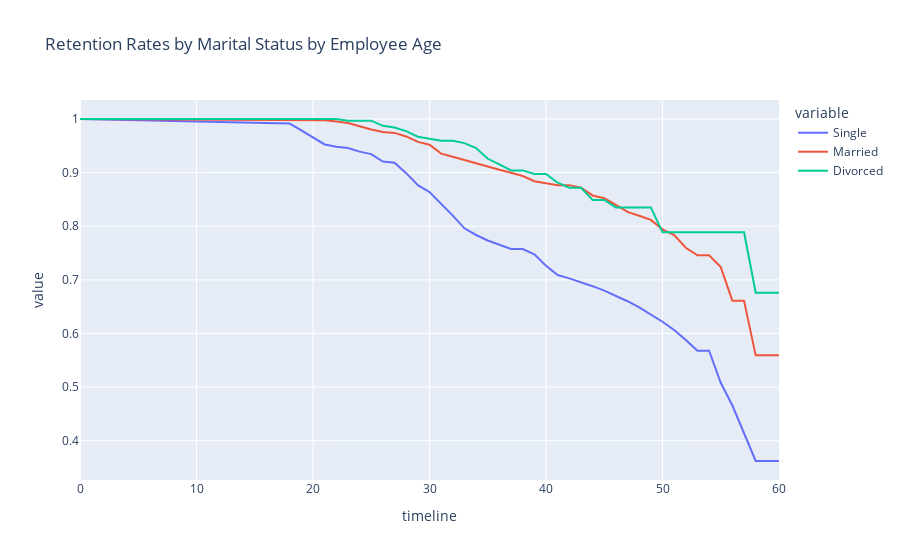

This figure's notebook cell:
### Markdown cell above
## 5. Let's also look at the marital status curves by employee age. Generate and plot the survival curves showing retention rates by marital status and age.

### Code cell
results5 = survival(data, 'MaritalStatus', 'Age', 'Attrition')
px.line(data_frame=results5, title = "Retention Rates by Marital Status by Employee Age")

### Figure 1 — Plotly figure (JSON) as saved in the notebook; plotly's stock layout.template omitted (floating-point values rounded to 4 significant figures)
{"data": [{"hovertemplate": "variable=Single<br>timeline=%{x}<br>value=%{y}<extra></extra>", "legendgroup": "Single", "line": {"color": "#636efa", "dash": "solid"}, "marker": {"symbol": "circle"}, "mode": "lines", "name": "Single", "orientation": "v", "showlegend": true, "type": "scatter", "x": [0, 18, 19, 20, 21, 22, 23, 24, 25, 26, 27, 28, 29, 30, 31, 32, 33, 34, 35, 36, 37, 38, 39, 40, 41, 42, 43, 44, 45, 46, 47, 48, 49, 50, 51, 52, 53, 54, 55, 56, 57, 58, 59, 60], "xaxis": "x", "y": [1, 0.9915, 0.9786, 0.9657, 0.9525, 0.9481, 0.9459, 0.9391, 0.9346, 0.9208, 0.9185, 0.899, 0.8765, 0.8636, 0.8421, 0.8198, 0.7961, 0.7837, 0.7734, 0.7659, 0.7575, 0.7575, 0.7477, 0.7263, 0.709, 0.7027, 0.6957, 0.6882, 0.6799, 0.6705, 0.6601, 0.6488, 0.636, 0.6219, 0.6064, 0.588, 0.5677, 0.5677, 0.508, 0.4656, 0.4139, 0.3622, 0.3622, 0.3622], "yaxis": "y"}, {"hovertemplate": "variable=Married<br>timeline=%{x}<br>value=%{y}<extra></extra>", "legendgroup": "Married", "line": {"color": "#EF553B", "dash": "solid"}, "marker": {"symbol": "circle"}, "mode": "lines", "name": "Married", "orientation": "v", "showlegend": true, "type": "scatter", "x": [0, 18, 19, 20, 21, 22, 23, 24, 25, 26, 27, 28, 29, 30, 31, 32, 33, 34, 35, 36, 37, 38, 39, 40, 41, 42, 43, 44, 45, 46, 47, 48, 49, 50, 51, 52, 53, 54, 55, 56, 57, 58, 59, 60], "xaxis": "x", "y": [1, 0.9978, 0.9978, 0.9978, 0.9978, 0.9955, 0.9925, 0.9865, 0.9804, 0.9757, 0.9741, 0.9675, 0.9573, 0.952, 0.9355, 0.9297, 0.9235, 0.9171, 0.9103, 0.9052, 0.8996, 0.8937, 0.884, 0.8805, 0.8766, 0.8766, 0.8721, 0.8574, 0.8521, 0.8399, 0.8267, 0.8195, 0.8118, 0.7941, 0.7835, 0.7598, 0.7457, 0.7457, 0.7238, 0.6608, 0.6608, 0.5592, 0.5592, 0.5592], "yaxis": "y"}, {"hovertemplate": "variable=Divorced<br>timeline=%{x}<br>value=%{y}<extra></extra>", "legendgroup": "Divorced", "line": {"color": "#00cc96", "dash": "solid"}, "marker": {"symbol": "circle"}, "mode": "lines", "name": "Divorced", "orientation": "v", "showlegend": true, "type": "scatter", "x": [0, 18, 19, 20, 21, 22, 23, 24, 25, 26, 27, 28, 29, 30, 31, 32, 33, 34, 35, 36, 37, 38, 39, 40, 41, 42, 43, 44, 45, 46, 47, 48, 49, 50, 51, 52, 53, 54, 55, 56, 57, 58, 59, 60], "xaxis": "x", "y": [1, 1, 1, 1, 1, 1, 0.9969, 0.9969, 0.9969, 0.9873, 0.9841, 0.9774, 0.967, 0.9633, 0.9594, 0.9594, 0.955, 0.9458, 0.9258, 0.9153, 0.9041, 0.9041, 0.8974, 0.8974, 0.8811, 0.8719, 0.8719, 0.849, 0.849, 0.8351, 0.8351, 0.8351, 0.8351, 0.7887, 0.7887, 0.7887, 0.7887, 0.7887, 0.7887, 0.7887, 0.7887, 0.676, 0.676, 0.676], "yaxis": "y"}], "layout": {"autosize": true, "legend": {"title": {"text": "variable"}, "tracegroupgap": 0}, "title": {"text": "Retention Rates by Marital Status by Employee Age"}, "xaxis": {"anchor": "y", "autorange": true, "domain": [0, 1], "range": [0, 60], "title": {"text": "timeline"}, "type": "linear"}, "yaxis": {"anchor": "x", "autorange": true, "domain": [0, 1], "range": [0.3267, 1.035], "title": {"text": "value"}, "type": "linear"}}}
